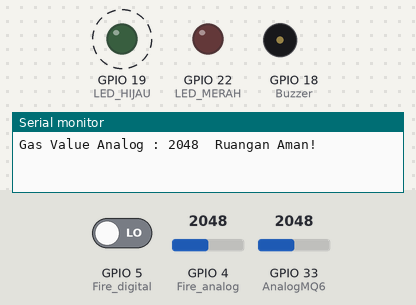
Bench run of a sketch on a simulated ESP32. On the bench: output pins drawn as LEDs (lit = HIGH), buzzer (waves = sounding, pin HIGH), the last lines printed to the serial monitor. Dashed ring = blinking. The inputs (shaded band) are chosen by the test bench; at power-on: GPIO 33 (AnalogMQ6) = 2048, GPIO 5 (Fire_digital) LOW, GPIO 4 (Fire_analog) = 2048.

Above: at 2.1 s.
3.2 s: GPIO 33 (AnalogMQ6) set to 1055
8.9 s: GPIO 33 (AnalogMQ6) set to 970
At 11.5 s:
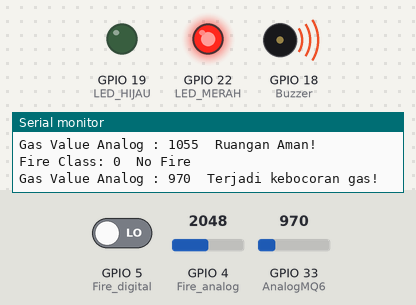
15.7 s: GPIO 5 (Fire_digital) driven HIGH
At 16.8 s:
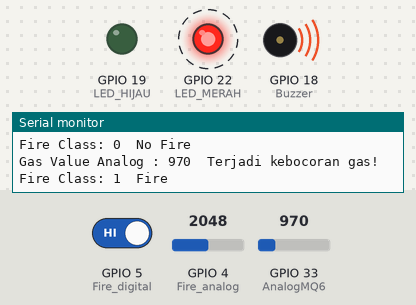
21.7 s: GPIO 5 (Fire_digital) driven LOW
At 24.46 s:
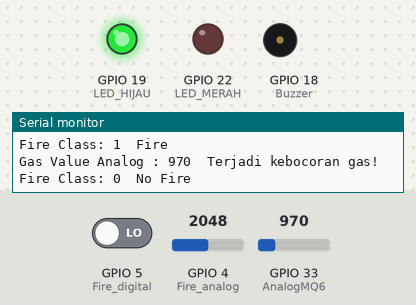
25.9 s: GPIO 33 (AnalogMQ6) set to 1040
At 26.56 s:
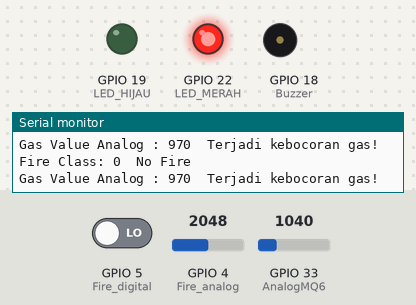
Timing chart, 0 to 30.4 s (numbered marks = the images above; inputs shaded):
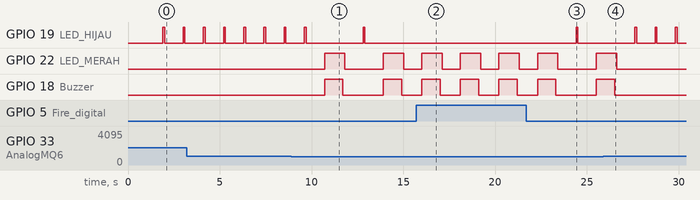

Measured:
- the behaviour switches between 1000 and 999 on GPIO 33 (AnalogMQ6) (found by bisection; images 0 and 1)
- after the input at 8.9 s, GPIO 19 (LED_HIJAU): LOW → HIGH after 3.9 s, → LOW 0.10 s later; GPIO 22 (LED_MERAH): alternates HIGH for 1.1 s and LOW for 2.1 s, starting after 1.8 s; GPIO 18 (Buzzer): alternates HIGH for 1.0 s and LOW for 2.2 s, starting after 1.8 s
- after the input at 15.7 s, GPIO 19 (LED_HIJAU): stops changing and stays LOW; GPIO 22 (LED_MERAH): alternates HIGH for 1.1 s and LOW for 1.0 s, starting after 0.31 s; GPIO 18 (Buzzer): alternates HIGH for 1.0 s and LOW for 1.1 s, starting after 0.31 s
- after the input at 21.7 s, GPIO 19 (LED_HIJAU): LOW → HIGH after 2.7 s, → LOW 0.10 s later
- after the input at 25.9 s, GPIO 22 (LED_MERAH): goes on until 26.6 s, then stays LOW; GPIO 18 (Buzzer): goes on until 26.5 s, then stays LOW
- by itself, GPIO 19 (LED_HIJAU): alternates HIGH for 0.10 s and LOW for 1.0 s

The sketch:

api2.ino
```cpp
#include "Arduino.h"
#define BLYNK_TEMPLATE_ID "TMPLlyW88BSI"
#define BLYNK_DEVICE_NAME "UTS2"

#define BLYNK_FIRMWARE_VERSION        "0.1.0"

#define BLYNK_PRINT Serial
//#define BLYNK_DEBUG

#define LED_HIJAU 19
#define LED_MERAH 22

#define AnalogMQ6 33
#define DigitalMQ6 32

#define Buzzer 18

#define Fire_analog 4
#define Fire_digital 5


//int Buzzer = 18;
//int Fire_analog = 4;
//int Fire_digital = 5;

#define APP_DEBUG

// Uncomment your board, or configure a custom board in Settings.h
//#define USE_WROVER_BOARD
//#define USE_TTGO_T7

#include "BlynkEdgent.h"

BlynkTimer timer;

void setup()
  {
    pinMode(Buzzer, OUTPUT);
    pinMode(LED_HIJAU, OUTPUT);
    pinMode(LED_MERAH, OUTPUT);

    pinMode(Fire_digital, INPUT);


    pinMode(AnalogMQ6, INPUT);
    pinMode(DigitalMQ6, INPUT);

    timer.setInterval(1000L, sendSensor);
    Serial.begin(115200);
    delay(100);

    BlynkEdgent.begin();
  }

void sendSensor()
  {

  }

void sensorGas()
  {
//    AnalogOut(AnalogMQ6, HIGH);
//    delay(50);

    int MQ6sensorValue  = analogRead(AnalogMQ6);


    Serial.print("Gas Value Analog : ");
    Blynk.virtualWrite(V0, MQ6sensorValue);
    Serial.print(MQ6sensorValue);
    Serial.print("\t");


    if (MQ6sensorValue < 1000)
    {
      Serial.println ("Terjadi kebocoran gas!");

      digitalWrite  (LED_MERAH, HIGH);
      digitalWrite  (Buzzer, HIGH) ; //send tone
      delay(1000);
      digitalWrite  (Buzzer, LOW);
      delay(100);
      digitalWrite  (Buzzer, LOW) ;  //no tone
      digitalWrite  (LED_MERAH, LOW);
     }

    else

    {
      Serial.println  ("Ruangan Aman!");
      digitalWrite    (LED_HIJAU, HIGH);
      delay(100);
      digitalWrite    (LED_HIJAU, LOW);
    }
      delay(1000);
   }

void sensorApi()
  {
    int firesensorAnalog = analogRead(Fire_analog);
    int firesensorDigital = digitalRead(Fire_digital);
    Serial.print("Fire Class: ");
    Serial.print(firesensorDigital);
    Serial.print("\t");


  if (firesensorDigital == 1)
  {


    Serial.println("Fire");
    Blynk.logEvent("fire","Terdeteksi api");

    digitalWrite  (LED_MERAH, HIGH);
    digitalWrite  (Buzzer, HIGH) ; //send tone
    delay(1000);
    digitalWrite  (Buzzer, LOW);
    delay(100);
    digitalWrite  (Buzzer, LOW) ;  //no tone
    digitalWrite  (LED_MERAH, LOW);

  }
  else

  {
    Serial.println("No Fire");
    digitalWrite(LED_HIJAU, HIGH);
    delay(100);
    digitalWrite(LED_HIJAU, LOW);
  }
    delay(1000);
  }

void loop()
  {
    sensorGas();
    sensorApi();


    BlynkEdgent.run();
  }
```
